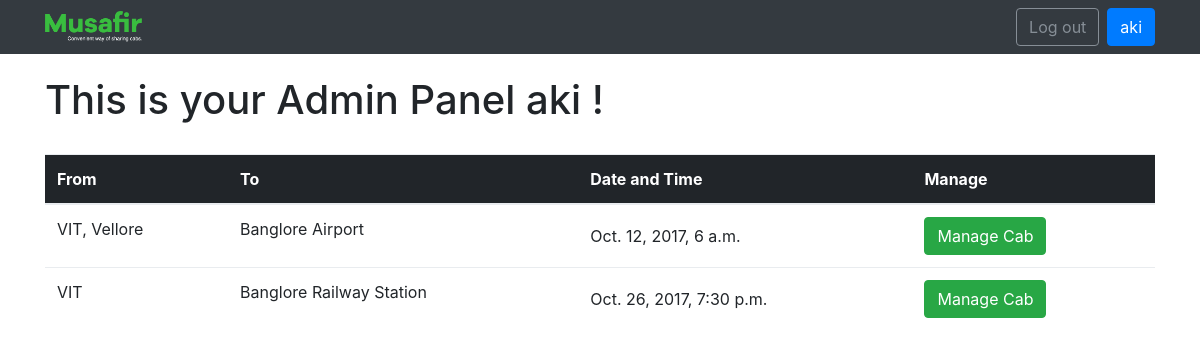
The app's page /aki/cab_admin_panel/ (signed in) with its own data.
### cabshare/models.py (models this page shows)
class Cab(models.Model):
    source = models.CharField(max_length=20)
    destination = models.CharField(max_length=20)
    dep_date_time = models.DateTimeField()
    size = models.IntegerField()
    cab_admin = models.ForeignKey(User,on_delete = models.CASCADE,related_name='cab_admin')
    created_at = models.DateTimeField(auto_now_add=True)

### cabshare/views.py (the view)
# urls.py: url(r'^(?P<username>[\w.@+-]+)/cab_admin_panel/$', views.cab_admin_panel, name='cab_admin_panel'),
@login_required(login_url='/login')
def cab_admin_panel(request, username):
    user = get_object_or_404(User, username=username)
    cabs = list(Cab.objects.filter(cab_admin=user))
    return render(request, 'cab_admin_panel.html', {'User': user,'cabs': cabs})

### templates/cab_admin_panel.html
{% extends "base.html" %}
{% block content %}
<br>
<div class="container">
        <h1>This is your Admin Panel {{ User.username }} !</h1>
</div>
<br>
<div class="container">
<table class="table">
    <thead class="thead-inverse">
    <tr>
        <th>From</th>
        <th>To</th>
        <th>Date and Time</th>
        <th>Manage</th>
    </tr>
    </thead>
    <tbody>
    {% for cab in cabs %}
        <tr>
        <td> {{ cab.source }} </td>
        <td> {{ cab.destination }} </td>
        <td class="align-middle"> {{ cab.dep_date_time }} </td>
        <td class="align-middle"> <a href="{% url 'manage_cab' pk=cab.pk username=User.username %}"><button class="btn btn-success">Manage Cab</button></a></td>
        </tr>
    {% endfor %}
    </tbody>
</table>
</div>
{% endblock %}

### templates/base.html (shortened to what this page needs)
{% load static %}
<!DOCTYPE html>
<html>
<head>
    <link rel="stylesheet" href="{% static 'css/bootstrap.min.css' %}"> {% block stylesheet %}{% endblock %}
</head>
<body>
    <nav class="navbar navbar-expand-lg navbar-dark bg-dark">
        <div class="container">
            <a class="navbar-left" href="{% url 'view_cabs' %}"><img style="height: 32px;" src="{% static 'img\logo_Musafir.png' %}"></a>
            <div class="" id="mainMenu">
                {% if user.is_authenticated %}
                <form class="form-inline ml-auto">
                    <a href="{% url 'logout' %}" class="btn btn-outline-secondary">Log out</a>
                    <a href="#" class="btn btn-primary ml-2">{{ user.username }}</a>
                </form>
                {% else %}
                <form class="form-inline ml-auto">
                    <a href="{% url 'login' %}" class="btn btn-outline-secondary">Log in</a>
                    <a href="{% url 'signup' %}" class="btn btn-primary ml-2">Sign up</a>
                </form>
                {% endif %}
            </div>
        </div>
    </nav>
    {% block content %} {% endblock %}
</body>
</html>

### records on screen
Cab: source "VIT, Vellore", destination "Banglore Airport", dep_date_time "Oct. 12, 2017, 6 a.m."
Cab: source "VIT", destination "Banglore Railway Station", dep_date_time "Oct. 26, 2017, 7:30 p.m."

### other values on screen
{{ user.username }} "aki"
{{ User.username }} "aki"
